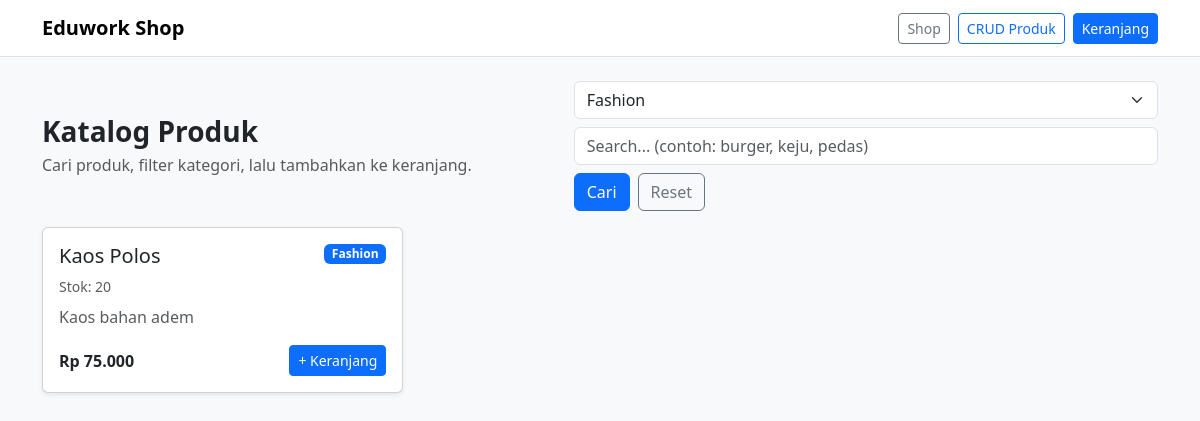
The page /shop/index.php?category=Fashion on the database its author committed.
### tables this page shows
CREATE TABLE `products` (
  `id` int(11) NOT NULL,
  `nama_produk` varchar(100) NOT NULL,
  `harga` int(11) NOT NULL,
  `deskripsi` text DEFAULT NULL,
  `stok` int(11) NOT NULL,
  `kategori` varchar(50) NOT NULL DEFAULT 'Umum',
  `gambar` varchar(255) DEFAULT NULL
);

### repositories/product_repo.php (called while the page is built, shortened)
<?php
function product_categories(mysqli $conn): array
{
    $categories = [];
    $res = $conn->query("SELECT DISTINCT kategori FROM products ORDER BY kategori");
    if ($res) {
        while ($row = $res->fetch_assoc()) {
            $categories[] = $row["kategori"];
        }
    }
    return $categories;
}
function product_all(mysqli $conn, string $category = "all", string $search = ""): mysqli_result
{
    $category = trim($category);
    $search = trim($search);
    $baseSql = "SELECT id, nama_produk, harga, deskripsi, stok, kategori, gambar
                FROM products";
    $orderSql = " ORDER BY id DESC";
    $where = [];
    $types = "";
    $params = [];
    if ($category !== "all") {
        $where[] = "kategori = ?";
        $types .= "s";
        $params[] = $category;
    }
    $sql = $baseSql . " WHERE " . implode(" AND ", $where) . $orderSql;
    $stmt = $conn->prepare($sql);
    $stmt->bind_param($types, ...$params);
    $stmt->execute();
    return $stmt->get_result();
}

### helpers/helpers.php (called while the page is built, shortened)
<?php
function h($str)
{
    return htmlspecialchars($str ?? "", ENT_QUOTES, "UTF-8");
}
function rupiah($angka)
{
    return "Rp " . number_format((int)$angka, 0, ",", ".");
}

### shop/index.php (the view, shortened to what this page needs)
<?php
require_once __DIR__ . "/../layouts/header.php";
require_once __DIR__ . "/../repositories/product_repo.php";
$selectedCategory = $_GET["category"] ?? "all";
$search = $_GET["q"] ?? "";
$categories = product_categories($conn);
$result = product_all($conn, $selectedCategory, $search);
?>
<div class="d-flex flex-column flex-md-row justify-content-between align-items-md-center gap-2 mb-3">
    <div>
        <h1 class="h3 fw-bold mb-1">Katalog Produk</h1>
        <div class="text-muted">Cari produk, filter kategori, lalu tambahkan ke keranjang.</div>
    </div>
    <form method="GET" class="d-flex gap-2 flex-wrap">
        <select name="category" class="form-select" style="min-width: 180px;" onchange="this.form.submit()">
            <?php foreach ($categories as $cat): ?>
                <option value="<?= h($cat) ?>" <?= ($selectedCategory === $cat) ? "selected" : "" ?>>
                    <?= h($cat) ?>
                </option>
            <?php endforeach; ?>
        </select>
        <input
            type="text"
            name="q"
            value="<?= h($search) ?>"
            class="form-control"
            style="min-width: 220px;"
            placeholder="Search... (contoh: burger, keju, pedas)"
        >
        <button class="btn btn-primary" type="submit">Cari</button>
        <a class="btn btn-outline-secondary" href="index.php">Reset</a>
    </form>
</div>
<?php if (!$result || $result->num_rows === 0): ?>
    <div class="alert alert-warning mb-0">Produk tidak ditemukan.</div>
<?php else: ?>
    <div class="row g-3">
        <?php while ($p = $result->fetch_assoc()): ?>
            <div class="col-12 col-sm-6 col-lg-4">
                <div class="card h-100 shadow-sm">
                    <div class="card-body d-flex flex-column">
                        <div class="d-flex justify-content-between align-items-start gap-2 mb-2">
                            <h5 class="card-title mb-0"><?= h($p["nama_produk"]) ?></h5>
                            <span class="badge text-bg-primary"><?= h($p["kategori"] ?? "Umum") ?></span>
                        </div>
                        <div class="text-muted small mb-2">Stok: <?= (int)$p["stok"] ?></div>
                        <p class="card-text text-muted mb-3"><?= h($p["deskripsi"]) ?></p>
                        <div class="mt-auto d-flex justify-content-between align-items-center">
                            <strong><?= rupiah($p["harga"]) ?></strong>
                            <form action="../cart/add.php" method="POST" class="m-0">
                                <button
                                    type="submit"
                                    class="btn btn-primary btn-sm"
                                    <?= ((int)$p["stok"] <= 0) ? "disabled" : "" ?>
                                >
                                    + Keranjang
                                </button>
                            </form>
                        </div>
                    </div>
                </div>
            </div>
        <?php endwhile; ?>
    </div>
<?php endif; ?>
<?php require_once __DIR__ . "/../layouts/footer.php"; ?>

### rows shown on the page
products: nama_produk "Kaos Polos", kategori "Fashion", stok "20", deskripsi "Kaos bahan adem", harga "Rp 75.000"

### other values the page prints
form field category "Fashion"
